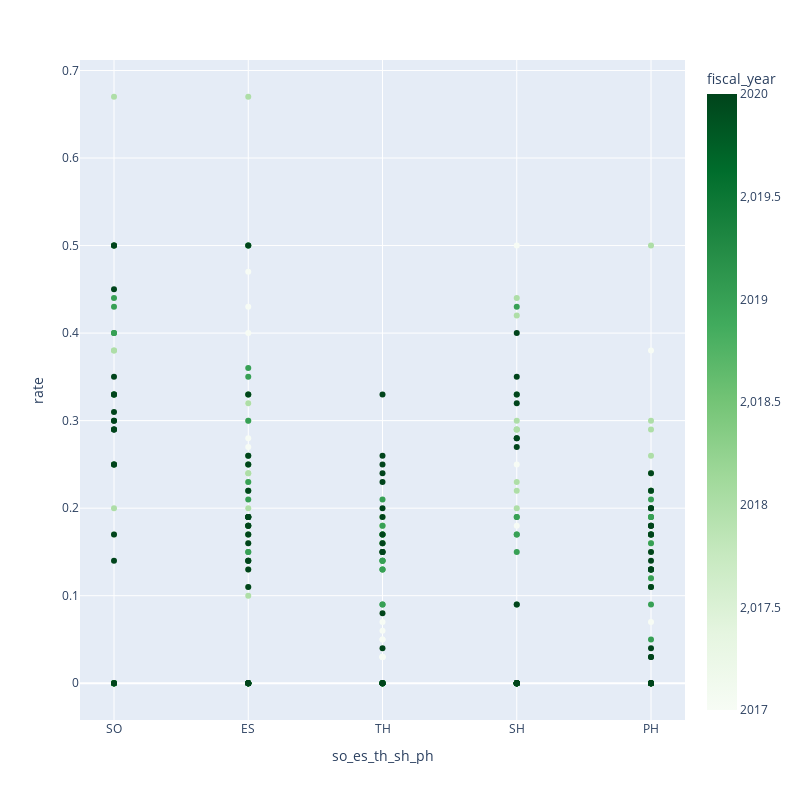

The code cell stored with this chart in its notebook:
### Markdown cell above
Using a correlation matrix will give us only Numerical Features. If we wanted to add the rest of the categorical features, we could build a pipeline for an encoder, then process those correlation values.

### Code cell
fig1 = px.scatter(df1,x='so_es_th_sh_ph', y='rate',color='fiscal_year',hover_name='specific_demographic',hover_data=['fiscal_year_end','demographic_category'], width=800, height= 800, color_continuous_scale= 'greens')
fig1.show()

### Figure 1 — Plotly figure (JSON) as saved in the notebook; plotly's stock layout.template omitted (floating-point values rounded to 4 significant figures; data arrays with more than 128 entries replaced by an {"elided": "..."} marker saying what was removed)
{"data": [{"customdata": {"elided": "484x2 str values"}, "hovertemplate": "<b>%{hovertext}</b><br><br>so_es_th_sh_ph=%{x}<br>rate=%{y}<br>fiscal_year_end=%{customdata[0]}<br>demographic_category=%{customdata[1]}<br>fiscal_year=%{marker.color}<extra></extra>", "hovertext": {"elided": "484 str values"}, "legendgroup": "", "marker": {"color": {"elided": "484 int values"}, "coloraxis": "coloraxis", "symbol": "circle"}, "mode": "markers", "name": "", "orientation": "v", "showlegend": false, "type": "scatter", "x": {"elided": "484 str values"}, "xaxis": "x", "y": {"elided": "484 float values"}, "yaxis": "y"}], "layout": {"coloraxis": {"colorbar": {"title": {"text": "fiscal_year"}}, "colorscale": [[0, "rgb(247,252,245)"], [0.125, "rgb(229,245,224)"], [0.25, "rgb(199,233,192)"], [0.375, "rgb(161,217,155)"], [0.5, "rgb(116,196,118)"], [0.625, "rgb(65,171,93)"], [0.75, "rgb(35,139,69)"], [0.875, "rgb(0,109,44)"], [1, "rgb(0,68,27)"]]}, "height": 800, "legend": {"tracegroupgap": 0}, "margin": {"t": 60}, "width": 800, "xaxis": {"anchor": "y", "domain": [0, 1], "title": {"text": "so_es_th_sh_ph"}}, "yaxis": {"anchor": "x", "domain": [0, 1], "title": {"text": "rate"}}}}
